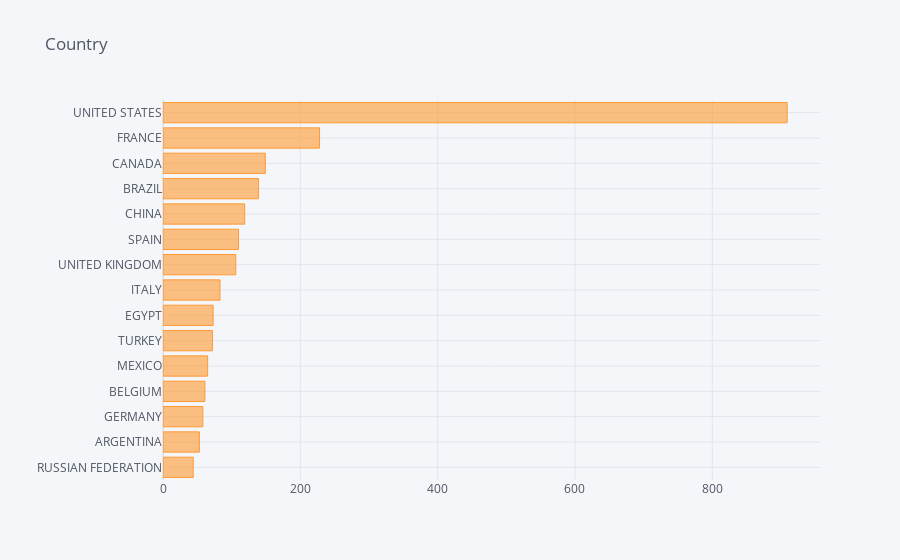

Notebook cell for this chart:
### Markdown cell above
## Which Countries are conducting Interventional Trials?

### Code cell
# Top 10 Countries
countries = interventional_studies[interventional_studies['location_countries']!='']
country = countries['location_countries'].value_counts().sort_values(ascending=True)[-15:]
country.iplot(kind='barh', title='Country')

### Figure 1 — Plotly figure (JSON) as saved in the notebook; plotly's stock layout.template omitted (floating-point values rounded to 4 significant figures)
{"data": [{"marker": {"color": "rgba(255, 153, 51, 0.6)", "line": {"color": "rgba(255, 153, 51, 1.0)", "width": 1}}, "name": "location_countries", "orientation": "h", "text": "", "type": "bar", "x": [44, 53, 58, 61, 65, 72, 73, 83, 106, 110, 119, 139, 149, 228, 909], "y": ["RUSSIAN FEDERATION", "ARGENTINA", "GERMANY", "BELGIUM", "MEXICO", "TURKEY", "EGYPT", "ITALY", "UNITED KINGDOM", "SPAIN", "CHINA", "BRAZIL", "CANADA", "FRANCE", "UNITED STATES"]}], "layout": {"legend": {"bgcolor": "#F5F6F9", "font": {"color": "#4D5663"}}, "paper_bgcolor": "#F5F6F9", "plot_bgcolor": "#F5F6F9", "title": {"font": {"color": "#4D5663"}, "text": "Country"}, "xaxis": {"gridcolor": "#E1E5ED", "showgrid": true, "tickfont": {"color": "#4D5663"}, "title": {"font": {"color": "#4D5663"}, "text": ""}, "zerolinecolor": "#E1E5ED"}, "yaxis": {"gridcolor": "#E1E5ED", "showgrid": true, "tickfont": {"color": "#4D5663"}, "title": {"font": {"color": "#4D5663"}, "text": ""}, "zerolinecolor": "#E1E5ED"}}}
